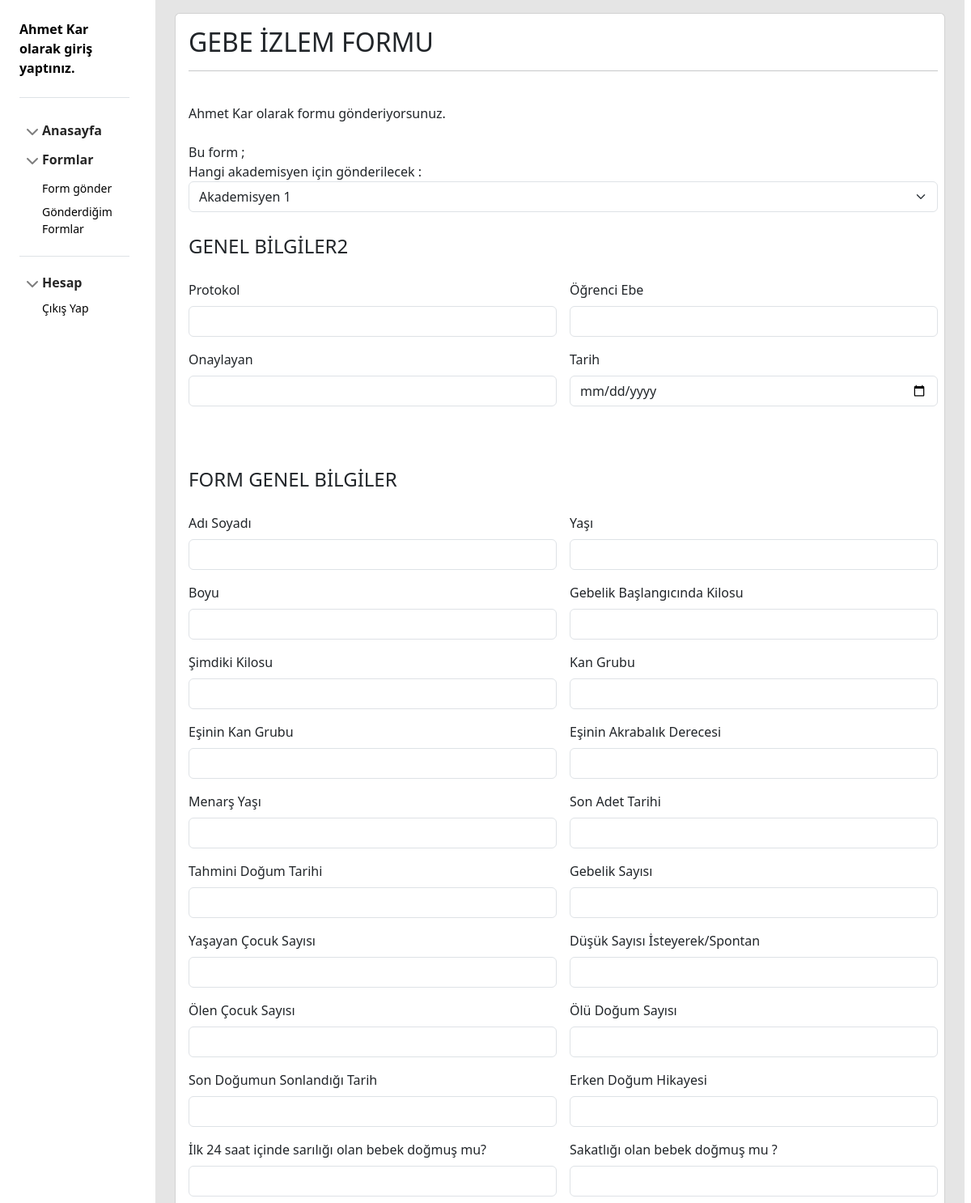
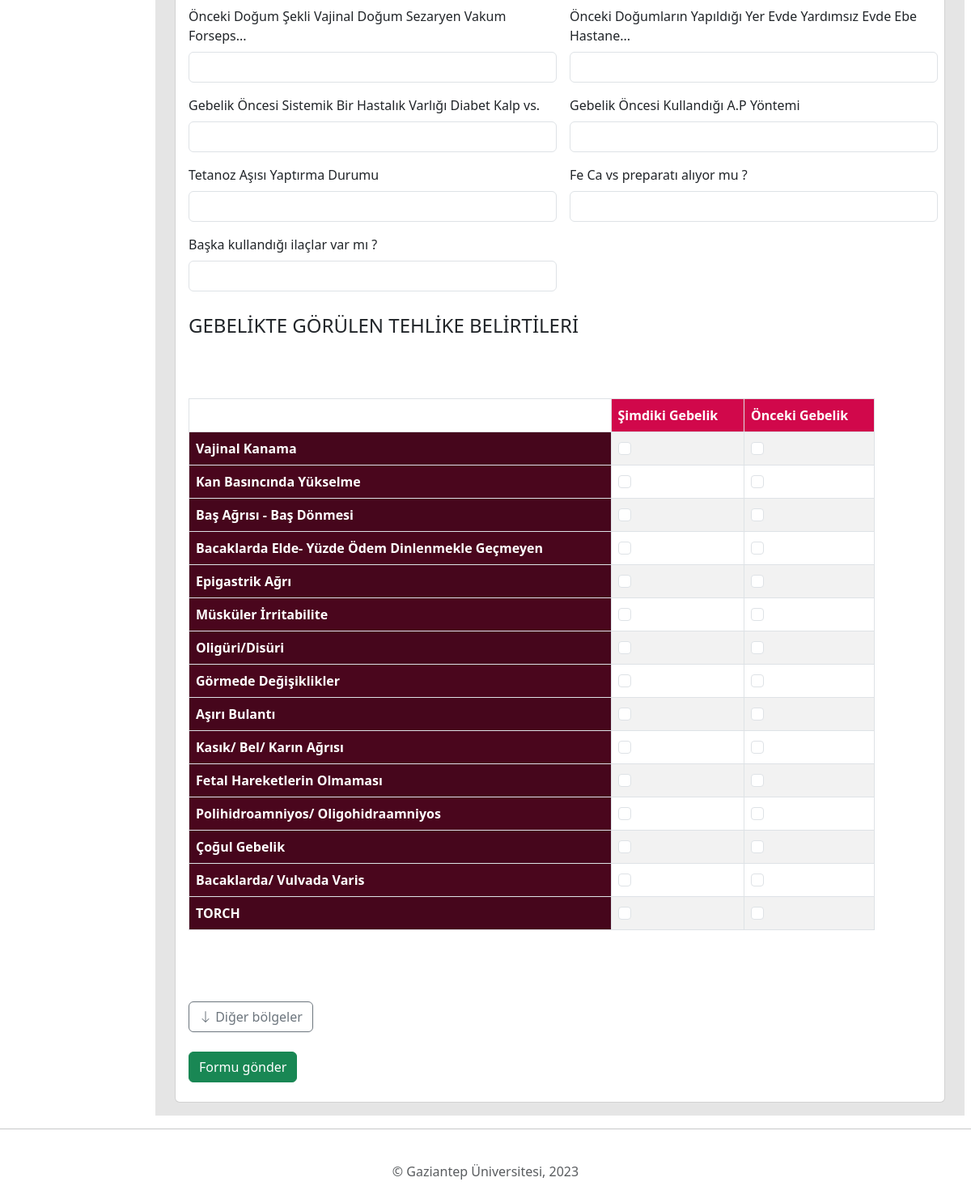
The app's page /ogrenciyeniform.php?form_turu_id=156 (signed in) with its own data (2 pictures, top to bottom).
### tables this page shows
CREATE TABLE `formturbilgileri` (
  `tur_id` int(11) NOT NULL,
  `baslik` varchar(100) NOT NULL,
  `ekleyen_id` int(11) NOT NULL,
  `resim_url` varchar(100) NOT NULL
);

CREATE TABLE `kullanicilar` (
  `kullanici_id` int(11) NOT NULL,
  `kullanici_tipi` tinyint(2) NOT NULL,
  `kullanici_adi` varchar(50) NOT NULL,
  `sifre` varchar(150) NOT NULL,
  `eposta` varchar(50) NOT NULL,
  `adsoyad` varchar(70) DEFAULT NULL
);

CREATE TABLE `formareabilgileri` (
  `bolge_id` int(11) NOT NULL,
  `bolge_baslik` varchar(100) NOT NULL,
  `formdaki_sirasi` int(11) NOT NULL,
  `ait_oldugu_form_turu_id` int(11) NOT NULL
);

CREATE TABLE `formalanbilgileri` (
  `alan_id` int(11) NOT NULL,
  `aitoldugu_form_turu_id` int(11) NOT NULL,
  `alan_turu` varchar(20) NOT NULL,
  `ait_oldugu_bolge_id` int(11) NOT NULL,
  `alan_aciklama` varchar(100) NOT NULL
);

### models/models.php (called while the page is built, shortened)
<?php
class Models {
    private function generateSelectSql($tablo,$sutunlar = "*",$whereifade,$unionifade=" "){
        $sql = "Select ";
        if($sutunlar == "*"){
            $sql.="*";
        }
        $sql .= " from ".$tablo."";
        if(!empty($unionifade)){
        $sql .= " ".$unionifade;
        }
        if($whereifade != ""){
            $sql .= " where ".$whereifade."";
        }
        return $sql;
    }
    public function tablodanSatirlarGetir($baglan,$tablo,$sutunlar,$whereifade,$limit=-1,$offset=-1,$unionifade=" "){
        try {
            $sql = $this->generateSelectSql($tablo,$sutunlar,$whereifade,$unionifade);
            $veriler = $baglan->query($sql)->fetchAll();
            if(!empty($veriler)){
                return $veriler;
            }
            }catch(PDOException $ex){
                echo hataMetni("Veritabanında sorun var  -> Kodu : ".$ex->getCode()."<br>".$ex->getMessage());
            }
            return "";
    }
    public function tablodanSatirGetir($baglan,$tablo,$sutunlar,$whereifade,$limit=-1,$offset=-1,$unionifade=" "){
        try {
            $sql = $this->generateSelectSql($tablo,$sutunlar,$whereifade,$unionifade);
            $satir = $baglan->query($sql)->fetch();
            if(!empty($satir)){
                return $satir;
            }
            }catch(PDOException $ex){
                echo hataMetni("Veritabanında sorun var  -> Kodu : ".$ex->getCode()."<br>".$ex->getMessage());
            }
            return "";
    }
    public function tabloSatirSay($baglan,$tablo,$sutunlar,$whereifade,$limit=-1,$offset=-1,$unionifade=" "){
        try {
            $sql = $this->generateSelectSql($tablo,$sutunlar,$whereifade,$unionifade);
            $satirsayisi = $baglan->query($sql)->rowCount();
            if($satirsayisi>0){
                return $satirsayisi;
            }
            }catch(PDOException $ex){
                echo hataMetni("Veritabanında sorun var -> Kodu : ".$ex->getCode()."<br>".$ex->getMessage());
            }
            return 0;
    }
}
?>

### models/formmodel.php (called while the page is built, shortened)
<?php
require_once 'models.php';
class FormModel extends Models {
public function formTurBilgileri($baglan,$form_turu_id){
    return $this->tablodanSatirGetir($baglan,"formturbilgileri","*","tur_id=".$form_turu_id."");
}
public function bolgeBilgileri($baglan,$form_turu_id){
    return $this->tablodanSatirlarGetir($baglan,"formareabilgileri","*","ait_oldugu_form_turu_id=".$form_turu_id." ORDER BY bolge_id ASC");
}
public function alanBilgileri($baglan,$form_turu_id,$bolge_id){
return $this->tablodanSatirlarGetir($baglan,"formalanbilgileri","*","aitoldugu_form_turu_id = ".$form_turu_id." and ait_oldugu_bolge_id=".$bolge_id." ORDER BY alan_id ASC");
}
public function tabloUstNitelikGetir($baglan,$alan_id){
    return $this->tablodanSatirlarGetir($baglan,"formtablosutunlar","*","ait_oldugu_alan_id=".$alan_id."");
}
public function tabloUstNitelikSay($baglan,$alan_id){
    return $this->tabloSatirSay($baglan,"formtablosutunlar","*","ait_oldugu_alan_id=".$alan_id."");
}
public function tabloYanNitelikGetir($baglan,$alan_id){
    return $this->tablodanSatirlarGetir($baglan,"formtablosatirlar","*","ait_oldugu_alan_id=".$alan_id."");
}
public function tabloYanNitelikSay($baglan,$alan_id){
    return $this->tabloSatirSay($baglan,"formtablosatirlar","*","ait_oldugu_alan_id=".$alan_id."");
}
}
?>

### models/kullanicimodel.php (called while the page is built, shortened)
<?php
class KullaniciModel extends Models {
    public function kullaniciBilgileri($baglan,$id){
        return $this->tablodanSatirGetir($baglan,"kullanicilar","*","kullanici_id = ".$id."");
    }
    public function akademisyenleriDirekGetir($baglan){
        return $this->tablodanSatirlarGetir($baglan,"kullanicilar","*","kullanici_tipi = 1");
    }
}
?>

### ogrenciyeniform.php (the view, shortened to what this page needs)
<?php
include("veritabani.php");
include ("view/sidebar.php");
require_once "models/formmodel.php";
require_once "models/kullanicimodel.php";
?>
   <head>
        <link href="css/table.css" rel="stylesheet">
    </head>
<?php
$k_id = $_SESSION["kid"];
$form_turu_id = htmlspecialchars($_GET["form_turu_id"]);
$klview = new KullaniciModel();
$fm = new FormModel();
$i = 0;
try {
$form =  $fm->formTurBilgileri($baglan,$form_turu_id);
if($form){
$bolgeler = $fm->bolgeBilgileri($baglan,$form_turu_id);
if($bolgeler){
echo "<div id='baslik'>";
echo '<h2>'.$form["baslik"].'</h2><hr><br>';
$kullanici = $klview->kullaniciBilgileri($baglan, $k_id);
echo $kullanici["adsoyad"]." olarak formu gönderiyorsunuz.</div><br>";
echo "<div id='formbolgesi'>";
echo "<form action=' ' method='post' enctype='multipart/form-data'>";
echo "Bu form ; <br>";
$akademisyenler = $klview->akademisyenleriDirekGetir($baglan);
echo '<div class="col md-6">
<label>Hangi akademisyen için gönderilecek :</label>
</div>
<div class="col md-6">
<select class="form-select" name="kime">
';
foreach($akademisyenler as $akademisyen){
echo '<option value="'.$akademisyen["kullanici_id"].'">'.$akademisyen["adsoyad"].'</option>';
}
echo '</select></div>';
echo "</div><br>";
foreach($bolgeler as $bolge){
    echo '<fieldset class="formbolgesi" id="formbolgesi'.$i.'" name="formbolgesi">'
                        .'<legend>'.$bolge["bolge_baslik"].'</legend><div id="bolgeicerik"><div class="row g-3">';
    $alanlar = $fm->alanBilgileri($baglan,$form_turu_id,$bolge["bolge_id"]);
    if($alanlar){
     $fm->ustsutunidler[$i]["ch1"] = array();
     $fm->yansutunidler[$i]["ch1"] = array();
     $fm->ustsutunidler[$i]["txt1"] = array();
     $fm->yansutunidler[$i]["txt1"] = array();
     $fm->alan_idler[$i]["ch1"] = array();
     $fm->alan_idler[$i]["txt1"] = array();
     $fm->ustsutunidler[$i]["ch2"] = array();
     $fm->alan_idler[$i]["ch2"] = array();
     $fm->ustsutunidler[$i]["txt2"] = array();
     $fm->alan_idler[$i]["txt2"] = array();
     $j = 0;
       foreach($alanlar as $alan1){
       if($alan1["alan_turu"] != "veritablotext" || $alan1["alan_turu"] != "veritablocheck"){
       $fm->alan_idler[$i][$alan1["alan_turu"]] = array();
       }
       }
       foreach($alanlar as $alan){
        if($alan){
            array_push($fm->alan_idler[$i][$alan["alan_turu"]],$alan["alan_id"]);
        }
        if($alan["alan_turu"] == "textbox"){
            echo '<div class="col-md-6">';
            echo '<label class="form-label">'.$alan["alan_aciklama"].'  </label>'
                    .'<input class="form-control" type="text" name="textbox['.$i.']['.$j.']" />';
            echo "</div><br>";
        }else if($alan["alan_turu"] == "resimalani"){
            echo "<div class='col-md-11'>";
            echo '<label class="form-label">'.$alan["alan_aciklama"].' :   </label>';
            echo "<input class='form-control' type='file' name='resimalani[".$i."][".$j."]' ></input>";
            echo "</div>";
        }
        else if($alan["alan_turu"]=="textarea"){
            echo '<div class="col-md-11">';
            echo '<label class="form-label">'.$alan["alan_aciklama"].'  </label>'
                    .'<textarea class="form-control" name="textarea['.$i.']['.$j.']"></textarea>';
            echo "</div><br>";
        }else if($alan["alan_turu"] == "date"){
            echo '<div class="col-md-6">';
            echo '<label class="form-label">'.$alan["alan_aciklama"].'  </label>'
                    .'<input class="form-control" type="date" name="date['.$i.']['.$j.']" value=""/><br><br>';
            echo "</div>";
        }else if($alan["alan_turu"] == "datetime"){
            echo '<div class="col-md-6">';
            echo '<label class="form-label">'.$alan["alan_aciklama"].'  </label>'
                    .'<input class="form-control" type="datetime-local" name="datetime['.$i.']['.$j.']" value=""/><br><br>';
            echo "</div>";
        }else if($alan["alan_turu"] == "veritablocheck"){
            $niteliksayi = $fm->tabloUstNitelikSay($baglan,$alan["alan_id"]);
            $nitelik = $fm->tabloUstNitelikGetir($baglan,$alan["alan_id"]);
            $ustsutunidler_arr = array();
            if($nitelik){
            $niteliktablo = array();
            foreach($nitelik as $nitelikal){
                $idx = (int) $nitelikal["tablodaki_sirasi"];
                $niteliktablo[$idx] = $nitelikal["aciklama"];
                $ustsutunidler_arr[$idx] = $nitelikal["nitelik_id"];
            }
            }
            $yanniteliksayi = $fm->tabloYanNitelikSay($baglan,$alan["alan_id"]);
            $yannitelik =  $fm->tabloYanNitelikGetir($baglan,$alan["alan_id"]);
            $yansutunidler_arr = array();
            if($yannitelik){
             $yanniteliktablo = array();
             foreach($yannitelik as $yannitelikal){
                $idx = (int) $yannitelikal["tablodaki_sirasi"];
                $yanniteliktablo[$idx] = $yannitelikal["aciklama"];
                $yansutunidler_arr[$idx] = $yannitelikal["nitelik_id"];
            }
            }
            echo '<div class="col-md-11">';
            echo '<a>'.$alan["alan_aciklama"].'</a>  <br><br>';
            echo '<table class="table table-striped table-hover table-bordered">';
            if($niteliksayi>0 && $yanniteliksayi>0){
              array_push($fm->ustsutunidler[$i]["ch1"],$ustsutunidler_arr);
              array_push($fm->yansutunidler[$i]["ch1"],$yansutunidler_arr);
              array_push($fm->alan_idler[$i]["ch1"],$alan["alan_id"]);
              echo "<thead><th></th>";
                for ($k=0;$k<count($niteliktablo);$k++){
                echo "<th scope='col'>".$niteliktablo[$k]."</th>";
                }
                echo "</thead>";
                 echo "</tr><tbody id ='satirlar".($i+1)."_".($j+1)."'>";
               for ($m=0;$m<count($yanniteliktablo);$m++){
                echo "<tr><th scope='row'>".$yanniteliktablo[$m]."</th>";
                    for($n=0;$n<count($niteliktablo);$n++){
                     echo "<td id='tabloverichck".$m."_".$n."'><input type='text' name='tablovericheck[".$i."][".$j."][".$m."][".$n."]' value='pasif' hidden /><input type='checkbox' "
                       . "class='form-check-input' name='tablovericheck[".$i."][".$j."][".$m."][".$n."]'"
                               ."id='tablovericheck' value='aktif' /></td>";
                    }
              }
            echo "</tbody>";
             }else if($niteliksayi>0){
              array_push($fm->ustsutunidler[$i]["ch2"],$ustsutunidler_arr);
              array_push($fm->alan_idler[$i]["ch2"],$alan["alan_id"]);
               echo "<thead>";
                for ($k=0;$k<count($niteliktablo);$k++){
                echo "<th scope='col'>".$niteliktablo[$k]."</th>";
                }
                echo "</thead>";
                echo "<tbody id='satirlar2".($i+1)."_".($j+1)."'><tr>";
                for($n=0;$n<count($niteliktablo);$n++){
                echo "<td id='tabloverichck".$i."_0'><input type='text' name='tablovericheck2[".$i."][".$j."][0][".$n."]' value='pasif' hidden /><input type='checkbox' "
                       . "class='form-check-input' name='tablovericheck2[".$i."][".$j."][0][".$n."]'"
                               ."id='tablovericheck' value='aktif' /></td>";
                }
                echo "</tr>";
                echo "</tbody>";
               echo "<input type='button' value='Satır ekle' class='satirekle btn btn-dark' id='satirekle".($i+1)."_".($j+1)."_".$n."_1' />";
             }
             echo '</table></div>';
        }
        $j++;
       }
    }else {
        echo hataMetni("Bu Forma Ait Alan Bulunamadı.!");
    }
    echo '</div></div></fieldset><br>';
   $i++;
}
if($i>=3){
    echo '<button id="genislet_'.$i.'" type="button" class="genislet btn btn-outline-secondary">
    <svg xmlns="http://www.w3.org/2000/svg" width="16" height="16" fill="currentColor" class="bi bi-arrow-down" viewBox="0 0 16 16">
<path fill-rule="evenodd" d="M8 1a.5.5 0 0 1 .5.5v11.793l3.146-3.147a.5.5 0 0 1 .708.708l-4 4a.5.5 0 0 1-.708 0l-4-4a.5.5 0 0 1 .708-.708L7.5 13.293V1.5A.5.5 0 0 1 8 1z"></path>
</svg>
    <span>Diğer bölgeler</span>
  </button>';
}
echo "<br><br>";
 echo '<div class="row g-3">'
. '<div class="col-md-11"> <input class="btn btn-success" type="submit" value="Formu gönder" name="gonder" /></div></div><br>';
    echo '</form></div>';
}else {
    echo hataMetni("Bu Form İçin Form Bölgesi Bulunamadı.!");
}
}else {
    echo hataMetni("Form Bulunamadı.!");
}
}catch(Exception $e){
        echo hataMetni("Hata Oluştu.! -> Kodu : ".$e->getCode()."<br>".$e->getMessage()."<br>");
}
include("view/footer.php");
?>

### css/sidebars.css (style rules this page uses)
body { min-height: 100vh; min-height: -webkit-fill-available; }
html { height: -webkit-fill-available; }
.bi { vertical-align: -.125em; fill: currentColor; }

### css/table.css (style rules this page uses)
table th[scope=col] { background-color: #d1084b; color: #fff; font-weight: 600; }
table th[scope=row] { background-color: #4a061d; color: #fff; font-weight: 600; }
td { max-width: 80px; overflow: hidden; text-overflow: ellipsis; white-space: nowrap; }

### records on screen
formturbilgileri: baslik "GEBE İZLEM FORMU"
kullanicilar: adsoyad "Ahmet Kar"
formareabilgileri: bolge_baslik "GENEL BİLGİLER2"
formalanbilgileri: alan_aciklama "Protokol"
formalanbilgileri: alan_aciklama "Öğrenci Ebe"
formalanbilgileri: alan_aciklama "Onaylayan"
formalanbilgileri: alan_aciklama "Tarih"
formareabilgileri: bolge_baslik "FORM GENEL BİLGİLER"
formalanbilgileri: alan_aciklama "Adı Soyadı"
formalanbilgileri: alan_aciklama "Yaşı"
formalanbilgileri: alan_aciklama "Boyu"
formalanbilgileri: alan_aciklama "Gebelik Başlangıcında Kilosu"
formalanbilgileri: alan_aciklama "Şimdiki Kilosu"
formalanbilgileri: alan_aciklama "Kan Grubu"
formalanbilgileri: alan_aciklama "Eşinin Kan Grubu"
formalanbilgileri: alan_aciklama "Eşinin Akrabalık Derecesi"
formalanbilgileri: alan_aciklama "Menarş Yaşı"
formalanbilgileri: alan_aciklama "Son Adet Tarihi"
formalanbilgileri: alan_aciklama "Tahmini Doğum Tarihi"
formalanbilgileri: alan_aciklama "Gebelik Sayısı"
formalanbilgileri: alan_aciklama "Yaşayan Çocuk Sayısı"
formalanbilgileri: alan_aciklama "Düşük Sayısı İsteyerek/Spontan"
formalanbilgileri: alan_aciklama "Ölen Çocuk Sayısı"
formalanbilgileri: alan_aciklama "Ölü Doğum Sayısı"
formalanbilgileri: alan_aciklama "Son Doğumun Sonlandığı Tarih"
formalanbilgileri: alan_aciklama "Erken Doğum Hikayesi"
formalanbilgileri: alan_aciklama "İlk 24 saat içinde sarılığı olan bebek doğmuş mu?"
formalanbilgileri: alan_aciklama "Sakatlığı olan bebek doğmuş mu ?"
formalanbilgileri: alan_aciklama "Önceki Doğum Şekli Vajinal Doğum Sezaryen Vakum Forseps..."
formalanbilgileri: alan_aciklama "Önceki Doğumların Yapıldığı Yer Evde Yardımsız Evde Ebe Hastane..."
formalanbilgileri: alan_aciklama "Gebelik Öncesi Sistemik Bir Hastalık Varlığı Diabet Kalp vs."
formalanbilgileri: alan_aciklama "Gebelik Öncesi Kullandığı A.P Yöntemi"
formalanbilgileri: alan_aciklama "Tetanoz Aşısı Yaptırma Durumu"
formalanbilgileri: alan_aciklama "Fe Ca vs preparatı alıyor mu ?"
formalanbilgileri: alan_aciklama "Başka kullandığı ilaçlar var mı ?"
formareabilgileri: bolge_baslik "GEBELİKTE GÖRÜLEN TEHLİKE BELİRTİLERİ"
formalanbilgileri: k "Şimdiki Gebelik", k "Önceki Gebelik", m "Vajinal Kanama", m "Kan Basıncında Yükselme", m "Baş Ağrısı - Baş Dönmesi", m "Bacaklarda Elde- Yüzde Ödem Dinlenmekle Geçmeyen", m "Epigastrik Ağrı", m "Müsküler İrritabilite", m "Oligüri/Disüri", m "Görmede Değişiklikler", m "Aşırı Bulantı", m "Kasık/ Bel/ Karın Ağrısı", m "Fetal Hareketlerin Olmaması", m "Polihidroamniyos/ Oligohidraamniyos", m "Çoğul Gebelik", m "Bacaklarda/ Vulvada Varis", m "TORCH"

### other values on screen
$_SESSION["adsoyad"] "Ahmet Kar"
form field kime "Akademisyen 1"
